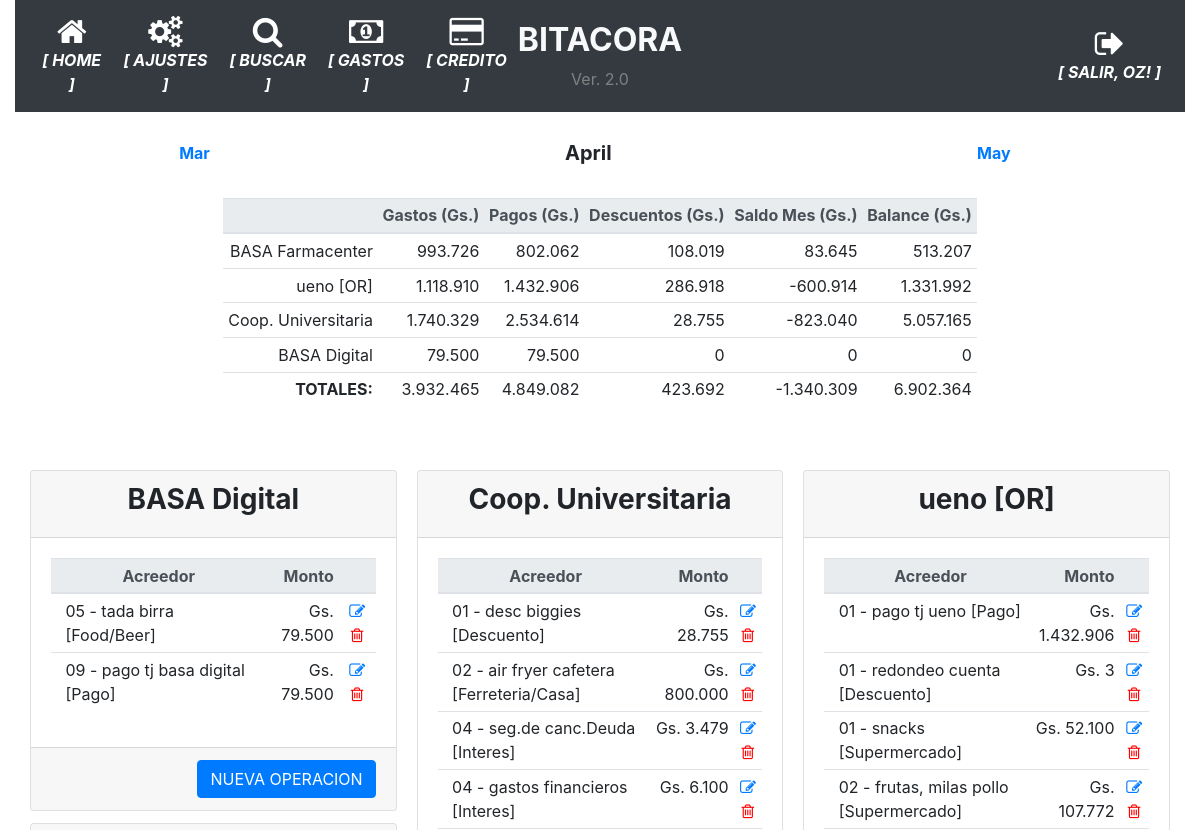
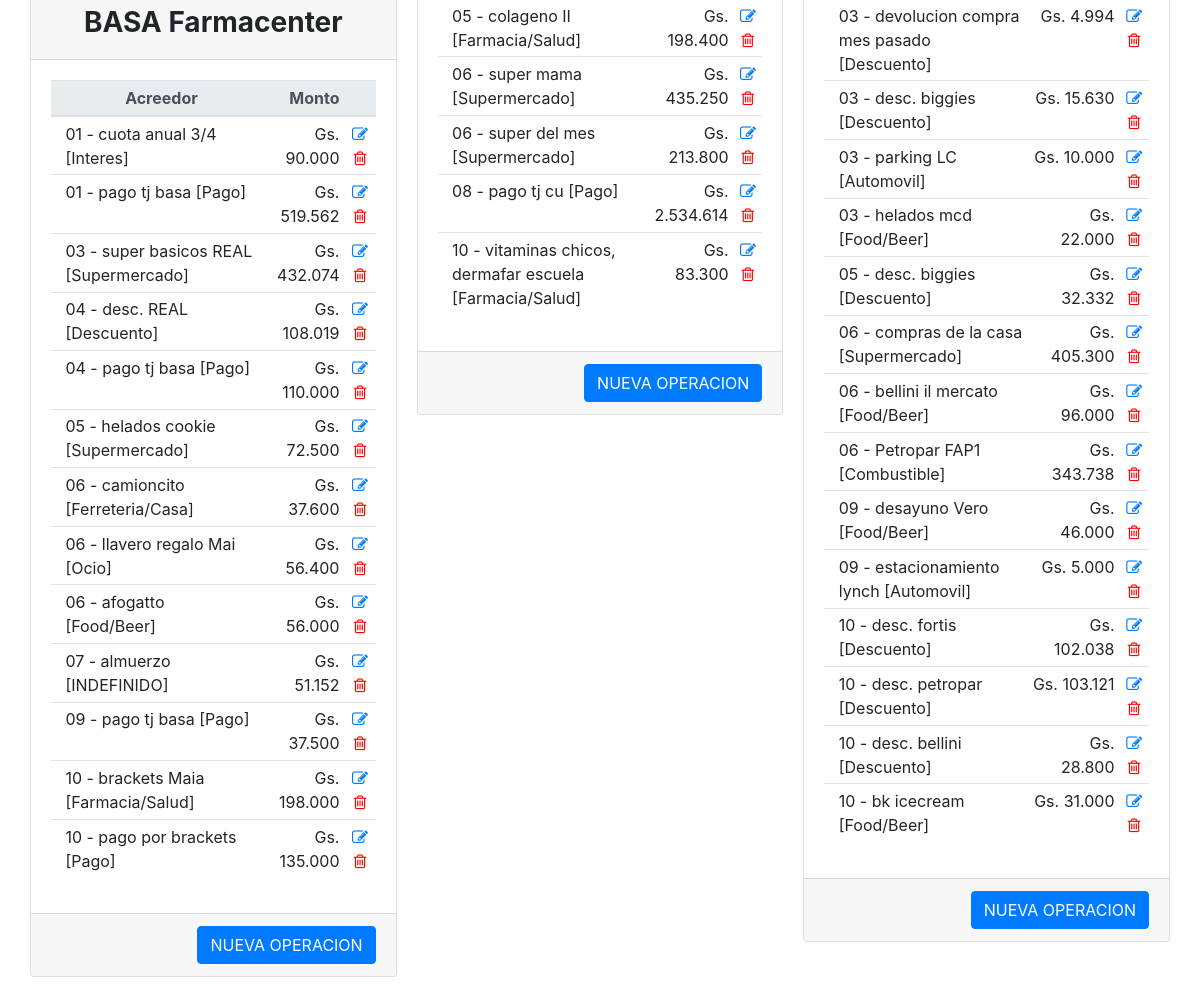
The page /movimientos_mes/ (signed in) on the database its author committed (2 pictures, top to bottom).
### app/models.py (models this page shows, shortened)
class User(UserMixin, db.Model):
    id = db.Column(db.Integer, primary_key=True)
    username = db.Column(db.String(64), index=True, unique=True)
    email = db.Column(db.String(120), index=True, unique=True)
    password_hash = db.Column(db.String(128))
    perfil = db.Column(db.String(128))

class Tarjetas(db.Model):
    __tablename__='tarjetas'
    id = db.Column(db.Integer, primary_key=True)
    banco = db.Column(db.String(100), nullable=False)
    numero = db.Column(db.String(100), nullable=False)
    vencimiento = db.Column(db.String(10), nullable=False)
    estado = db.Column(db.Boolean, server_default=u'False')

class TiposMovimiento(db.Model):
    __tablename__='tipos_movimiento'
    id = db.Column(db.Integer, primary_key=True)
    tipo = db.Column(db.String(100), nullable=False)

### app/routes.py (the view)
@app.route('/movimientos_mes/', defaults={'mes':datetime.now().strftime('%Y-%m')}, methods=['GET', 'POST'])
@app.route('/movimientos_mes/<string:mes>', methods=['GET', 'POST'])
@login_required
def movimientos_mes(mes):
    defaults={'mes':datetime.now().strftime('%Y-%m')}
    meses = datetime.strptime(mes, '%Y-%m')
    fechas={'mes_anterior':meses-relativedelta(months=1), 'mes_actual':meses, 'mes_siguiente':meses+relativedelta(months=1)}
    operaciones_tj = movimientos_agrupados(mes)
    balances=saldos_mes_tarjeta(mes)
    return render_template('detalle_mes.html', mes=mes, operaciones_tj=operaciones_tj, balances=balances, fechas=fechas)

### app/models.py (called while the page is built)
@login.user_loader
def load_user(id):
    return User.query.get(int(id))

### app/templates/detalle_mes.html
{% extends "base.html" %}
{% block main %}
<div class="container-fluid text-center">
    <div>
        <table class="table table-sm table-borderless">
            <td><a href="{{ url_for('movimientos_mes', mes=fechas.mes_anterior.strftime('%Y-%m')) }}" class="card-link"><strong>{{ fechas.mes_anterior.strftime('%b') }}</strong></a></td>
            <td><h5 class="card-title text-center"><strong>{{ fechas.mes_actual.strftime('%B') }}</strong></h5></td>
            <td><a href="{{ url_for('movimientos_mes', mes=fechas.mes_siguiente.strftime('%Y-%m')) }}" class="card-link"><strong>{{ fechas.mes_siguiente.strftime('%b') }}</strong></a></td>
        </table>
    </div>
    <div class="row justify-content-center">
        <div>
            <table class="table table-sm text-right">
                <thead class="thead-light">
                    <th></th>
                    <th>Gastos (Gs.)</th>
                    <th>Pagos (Gs.)</th>
                    <th>Descuentos (Gs.)</th>
                    <th>Saldo Mes (Gs.)</th>
                    <th>Balance (Gs.)</th>
                </thead>
                <tbody>
                    {% for tarjeta in balances %}
                    <tr>
                        <td>{{ tarjeta.banco }}</td>
                        <td>{{ "{:,.0f}".format(tarjeta.compras_mes).replace(",", ".") }}</td>
                        <td>{{ "{:,.0f}".format(tarjeta.pagos_mes).replace(",", ".") }}</td>
                        <td>{{ "{:,.0f}".format(tarjeta.descuentos_mes).replace(",", ".") }}</td>
                        <td>{{ "{:,.0f}".format(tarjeta.balance_mes).replace(",", ".") }}</td>
                        <td>{{ "{:,.0f}".format(tarjeta.balance).replace(",", ".") }}</td>
                    </tr>
                    {% endfor %}
                </tbody>
                <tfoot>
                    <tr>
                        <td><strong>TOTALES:</strong></td>
                        <td>{{ "{:,.0f}".format(balances | sum(attribute='compras_mes')).replace(",", ".") }}</td>
                        <td>{{ "{:,.0f}".format(balances | sum(attribute='pagos_mes')).replace(",", ".") }}</td>
                        <td>{{ "{:,.0f}".format(balances | sum(attribute='descuentos_mes')).replace(",", ".") }}</td>
                        <td>{{ "{:,.0f}".format(balances | sum(attribute='balance_mes')).replace(",", ".") }}</td>
                        <td>{{ "{:,.0f}".format(balances | sum(attribute='balance')).replace(",", ".") }}</td>
                    </tr>
                </tfoot>
            </table>
            <br>
        </div>
    </div>
    <div class="container-fluid mt-4">
        <div class="row justify-content-center">
            <div class="card-columns">
                {% for banco, movimientos in operaciones_tj | groupby('banco') %}
                <div class="card">
                    <div class="card-header">
                        <h3><strong>{{ banco }}</strong></h3>
                    </div>
                    <div class="card-body">
                        <div class="table-responsive">
                            <table class="table table-sm">
                                <thead class="thead-light">
                                    <th></th>
                                    <th>Acreedor</th>
                                    <th class="card-text text-right">Monto</th>
                                    <th></th>
                                </thead>
                                <tbody>
                                    {% for movimiento in movimientos %}
                                    <tr>
                                        <td></td>
                                        <td class="card-text text-left">{{movimiento.fecha_operacion.strftime('%d')}} - {{movimiento.descripcion}} [{{movimiento.tipo_movimiento}}]</td>
                                        <td class="card-text text-right">{{ "Gs. {:,.0f}".format(movimiento.monto_operacion).replace(",", ".") }}</td>
                                        <td class="align-self-end">
                                            <a href="{{ url_for('modificar_operacion', operacion_id=movimiento.id_operacion) }}"><i class="fa fa-pencil-square-o"></i></a>
                                            <a href="{{ url_for('borrar_operacion', operacion_id=movimiento.id_operacion) }}" style="color:red"><i class="fa fa-trash-o"></i></a>
                                        </td>
                                    </tr>
                                    {% endfor %}
                                </tbody>
                            </table>
                        </div>
                    </div>
                    <div class="card-footer text-muted text-right">
                        <a href="{{ url_for('nueva_operacion', tarjeta=banco) }}" class="btn btn-primary">NUEVA OPERACION</a>
                    </div>
                </div>
                {% endfor %}
            </div>
        </div>
    </div>
</div>
{% endblock %}

### app/templates/base.html (shortened to what this page needs)
<!doctype html>
<html lang="en">
  <head>
    <link rel="stylesheet" href="https://stackpath.bootstrapcdn.com/bootstrap/4.5.0/css/bootstrap.min.css">
    <link rel="stylesheet" href="https://maxcdn.bootstrapcdn.com/font-awesome/4.4.0/css/font-awesome.min.css">
  </head>
  <body>
    <div class="container-fluid">
      <nav class="navbar navbar-expand-md navbar-dark bg-dark">
        <div class="navbar-collapse collapse w-100 order-1 order-md-0 dual-collapse2">
            <ul class="navbar-nav mr-auto text-center">
              <li class="nav-item active">
                <a href="{{ url_for('index') }}" class="nav-link d-flex flex-column">
                <i class="fa fa-home fa-2x"></i>
                <span class="d-none d-sm-inline"><i><strong>[ HOME ]</strong></i></span></a>
              </li>
              <li class="nav-item active">
                <a href="{{ url_for('parametrico') }}" class="nav-link d-flex flex-column">
                <i class="fa fa-cogs fa-2x"></i>
                <span class="d-none d-sm-inline"><i><strong>[ AJUSTES ]</strong></i></span></a>
              </li>
              <li class="nav-item active">
                <a href="{{ url_for('busqueda') }}" class="nav-link d-flex flex-column">
                <i class="fa fa-search fa-2x"></i>
                <span class="d-none d-sm-inline"><i><strong>[ BUSCAR ]</strong></i></span></a>
              </li>
              <li class="nav-item active">
                <a href="{{ url_for('historico_gastos_detalle', periodo='') }}" class="nav-link d-flex flex-column">
                <i class="fa fa-money fa-2x"></i>
                <span class="d-none d-sm-inline"><i><strong>[ GASTOS ]</strong></i></span></a>
              </li>
              <li class="nav-item active">
                <a href="{{ url_for('movimientos_mes', mes='') }}" class="nav-link d-flex flex-column">
                <i class="fa fa-credit-card fa-2x"></i>
                <span class="d-none d-sm-inline"><i><strong>[ CREDITO ]</strong></i></span></a>
              </li>
            </ul>
        </div>
        <div class="mx-auto order-0 text-center">
            <h2 class="mx-auto text-light"><strong>BITACORA</strong></h2>
            <span style="color: grey">Ver. 2.0</span>
        </div>
        <div class="navbar-collapse collapse w-100 order-3 dual-collapse2">
            <ul class="navbar-nav ml-auto text-center">
              <li class="nav-item active">
                {% if current_user.is_anonymous %}
                  <a href="{{ url_for('logout') }}" class="nav-link d-flex flex-column">
                  <i class="fa fa-sign-in fa-2x"></i>
                  <span class="d-none d-sm-inline"><i><strong>[ ACCEDER ]</strong></i></span></a>
                {% else %}
                  <a href="{{ url_for('logout') }}" class="nav-link d-flex flex-column">
                  <i class="fa fa-sign-out fa-2x"></i>
                  <span class="d-none d-sm-inline"><i><strong>[ SALIR, {{ current_user.username | upper }}! ]</strong></i></span></a>
                {% endif %}
              </li>
            </ul>
        </div>
    </nav>
    <br>
      <div>
        {% block main %}{% endblock %}
      </div>
    </div>
  </body>
</html>

### rows shown on the page
User: username "OZ"
Tarjetas: banco "BASA Farmacenter", compras_mes "993.726", pagos_mes "802.062", descuentos_mes "108.019", balance_mes "83.645", balance "513.207", fecha_operacion "01", descripcion "cuota anual 3/4", tipo_movimiento "Interes", monto_operacion "Gs. 90.000", descripcion "pago tj basa", tipo_movimiento "Pago", monto_operacion "Gs. 519.562", fecha_operacion "03", descripcion "super basicos REAL", tipo_movimiento "Supermercado", monto_operacion "Gs. 432.074", fecha_operacion "04", descripcion "desc. REAL", tipo_movimiento "Descuento", monto_operacion "Gs. 108.019", monto_operacion "Gs. 110.000", fecha_operacion "05", descripcion "helados cookie", monto_operacion "Gs. 72.500", fecha_operacion "06", descripcion "camioncito", tipo_movimiento "Ferreteria/Casa", monto_operacion "Gs. 37.600", descripcion "llavero regalo Mai", tipo_movimiento "Ocio", monto_operacion "Gs. 56.400", descripcion "afogatto", tipo_movimiento "Food/Beer", monto_operacion "Gs. 56.000", fecha_operacion "07", descripcion "almuerzo", tipo_movimiento "INDEFINIDO", monto_operacion "Gs. 51.152", fecha_operacion "09", monto_operacion "Gs. 37.500", fecha_operacion "10", descripcion "brackets Maia", tipo_movimiento "Farmacia/Salud", monto_operacion "Gs. 198.000", descripcion "pago por brackets", monto_operacion "Gs. 135.000"
Tarjetas: banco "ueno [OR]", compras_mes "1.118.910", pagos_mes "1.432.906", descuentos_mes "286.918", balance_mes "-600.914", balance "1.331.992", fecha_operacion "01", descripcion "pago tj ueno", tipo_movimiento "Pago", monto_operacion "Gs. 1.432.906", descripcion "redondeo cuenta", tipo_movimiento "Descuento", monto_operacion "Gs. 3", descripcion "snacks", tipo_movimiento "Supermercado", monto_operacion "Gs. 52.100", fecha_operacion "02", descripcion "frutas, milas pollo", monto_operacion "Gs. 107.772", fecha_operacion "03", descripcion "devolucion compra mes pasado", monto_operacion "Gs. 4.994", descripcion "desc. biggies", monto_operacion "Gs. 15.630", descripcion "parking LC", tipo_movimiento "Automovil", monto_operacion "Gs. 10.000", descripcion "helados mcd", tipo_movimiento "Food/Beer", monto_operacion "Gs. 22.000", fecha_operacion "05", monto_operacion "Gs. 32.332", fecha_operacion "06", descripcion "compras de la casa", monto_operacion "Gs. 405.300", descripcion "bellini il mercato", monto_operacion "Gs. 96.000", descripcion "Petropar FAP1", tipo_movimiento "Combustible", monto_operacion "Gs. 343.738", fecha_operacion "09", descripcion "desayuno Vero", monto_operacion "Gs. 46.000", descripcion "estacionamiento lynch", monto_operacion "Gs. 5.000", fecha_operacion "10", descripcion "desc. fortis", monto_operacion "Gs. 102.038", descripcion "desc. petropar", monto_operacion "Gs. 103.121", descripcion "desc. bellini", monto_operacion "Gs. 28.800", descripcion "bk icecream", monto_operacion "Gs. 31.000"
Tarjetas: banco "Coop. Universitaria", compras_mes "1.740.329", pagos_mes "2.534.614", descuentos_mes "28.755", balance_mes "-823.040", balance "5.057.165", fecha_operacion "01", descripcion "desc biggies", tipo_movimiento "Descuento", monto_operacion "Gs. 28.755", fecha_operacion "02", descripcion "air fryer cafetera", tipo_movimiento "Ferreteria/Casa", monto_operacion "Gs. 800.000", fecha_operacion "04", descripcion "seg.de canc.Deuda", tipo_movimiento "Interes", monto_operacion "Gs. 3.479", descripcion "gastos financieros", monto_operacion "Gs. 6.100", fecha_operacion "05", descripcion "colageno II", tipo_movimiento "Farmacia/Salud", monto_operacion "Gs. 198.400", fecha_operacion "06", descripcion "super mama", tipo_movimiento "Supermercado", monto_operacion "Gs. 435.250", descripcion "super del mes", monto_operacion "Gs. 213.800", fecha_operacion "08", descripcion "pago tj cu", tipo_movimiento "Pago", monto_operacion "Gs. 2.534.614", fecha_operacion "10", descripcion "vitaminas chicos, dermafar escuela", monto_operacion "Gs. 83.300"
Tarjetas: banco "BASA Digital", compras_mes "79.500", pagos_mes "79.500", descuentos_mes "0", balance_mes "0", balance "0", fecha_operacion "05", descripcion "tada birra", tipo_movimiento "Food/Beer", monto_operacion "Gs. 79.500", fecha_operacion "09", descripcion "pago tj basa digital", tipo_movimiento "Pago"

### other values the page prints
{{ fechas.mes_anterior.strftime('%b') }} "Mar"
{{ fechas.mes_actual.strftime('%B') }} "April"
{{ fechas.mes_siguiente.strftime('%b') }} "May"
